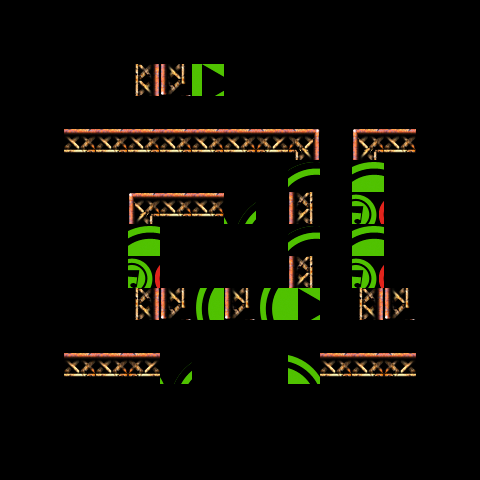

This is a level from a 2D game, rendered from its Tiled map with the project's own tilesets. A one-line summary and the map file follow, with tile-layer data summarised:
An orthogonal 15x15 tile map with 32x32 px tiles, 1 tile layer (ground&bridges) and 15 objects (13x platform, player, end).

<map version="1.0" orientation="orthogonal" width="15" height="15" tilewidth="32" tileheight="32">
 <properties>
  <property name="id" value="1" />
 </properties>
 <tileset firstgid="1" name="atlas" tilewidth="32" tileheight="32">
  <image source="../images/atlas.png" trans="ff00ff" width="206" height="254" />
 </tileset>
 <layer name="ground&amp;bridges" width="15" height="15">
  <data>[225 cells, 43 non-empty, 14 distinct tile ids]</data>
 </layer>
 <objectgroup name="roller&amp;end" width="15" height="15">
  <object type="player" x="69" y="65" width="26" height="26">
   <ellipse />
  </object>
  <object type="end" x="161" y="260" width="30" height="29" />
 </objectgroup>
 <objectgroup name="collisions" width="15" height="15">
  <object type="platform" x="0" y="-3" width="477" height="60" />
  <object type="platform" x="-3" y="-11" width="61" height="493" />
  <object type="platform" x="-9" y="414" width="492" height="70" />
  <object type="platform" x="420" y="-4" width="63" height="487" />
  <object type="platform" x="132" y="195" width="122" height="23" />
  <object type="platform" x="59" y="131" width="259" height="26" />
  <object type="platform" x="298" y="132" width="20" height="181" />
  <object type="platform" x="131" y="294" width="190" height="21" />
  <object type="platform" x="132" y="194" width="23" height="122" />
  <object type="platform" x="128" y="30" width="95" height="63" />
  <object type="platform" x="354" y="129" width="92" height="188" />
  <object type="platform" x="289" y="354" width="158" height="26" />
  <object type="platform" x="30" y="352" width="161" height="29" />
 </objectgroup>
</map>